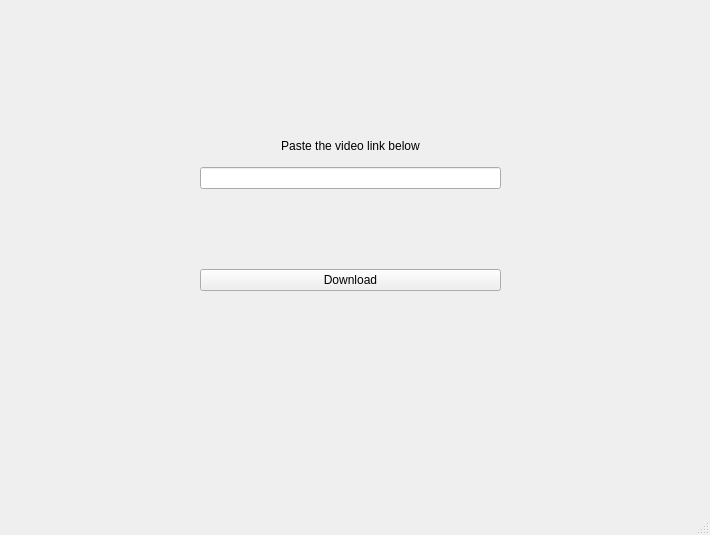
<?xml version="1.0" encoding="UTF-8"?>
<ui version="4.0">
 <class>MainWindow</class>
 <widget class="QMainWindow" name="MainWindow">
  <property name="geometry">
   <rect>
    <x>0</x>
    <y>0</y>
    <width>710</width>
    <height>535</height>
   </rect>
  </property>
  <property name="font">
   <font>
    <underline>false</underline>
   </font>
  </property>
  <property name="acceptDrops">
   <bool>true</bool>
  </property>
  <property name="windowTitle">
   <string>SIO YouTube Video Downloader</string>
  </property>
  <property name="autoFillBackground">
   <bool>false</bool>
  </property>
  <widget class="QWidget" name="centralwidget">
   <widget class="QWidget" name="gridLayoutWidget">
    <property name="geometry">
     <rect>
      <x>160</x>
      <y>130</y>
      <width>381</width>
      <height>161</height>
     </rect>
    </property>
    <layout class="QGridLayout" name="gridLayout">
     <item row="0" column="1">
      <widget class="QLabel" name="label">
       <property name="text">
        <string>Paste the video link below</string>
       </property>
       <property name="alignment">
        <set>Qt::AlignCenter</set>
       </property>
      </widget>
     </item>
     <item row="0" column="0">
      <spacer name="horizontalSpacer">
       <property name="orientation">
        <enum>Qt::Horizontal</enum>
       </property>
       <property name="sizeType">
        <enum>QSizePolicy::Preferred</enum>
       </property>
       <property name="sizeHint" stdset="0">
        <size>
         <width>40</width>
         <height>20</height>
        </size>
       </property>
      </spacer>
     </item>
     <item row="0" column="2">
      <spacer name="horizontalSpacer_2">
       <property name="orientation">
        <enum>Qt::Horizontal</enum>
       </property>
       <property name="sizeType">
        <enum>QSizePolicy::Preferred</enum>
       </property>
       <property name="sizeHint" stdset="0">
        <size>
         <width>40</width>
         <height>20</height>
        </size>
       </property>
      </spacer>
     </item>
     <item row="5" column="1">
      <widget class="QPushButton" name="pushButton">
       <property name="text">
        <string>Download</string>
       </property>
      </widget>
     </item>
     <item row="1" column="1">
      <widget class="QLineEdit" name="lineEdit"/>
     </item>
     <item row="2" column="1" rowspan="2">
      <spacer name="verticalSpacer">
       <property name="orientation">
        <enum>Qt::Vertical</enum>
       </property>
       <property name="sizeType">
        <enum>QSizePolicy::Fixed</enum>
       </property>
       <property name="sizeHint" stdset="0">
        <size>
         <width>20</width>
         <height>40</height>
        </size>
       </property>
      </spacer>
     </item>
    </layout>
   </widget>
  </widget>
  <widget class="QMenuBar" name="menubar">
   <property name="geometry">
    <rect>
     <x>0</x>
     <y>0</y>
     <width>710</width>
     <height>22</height>
    </rect>
   </property>
  </widget>
  <widget class="QStatusBar" name="statusbar"/>
 </widget>
 <resources/>
 <connections/>
</ui>
